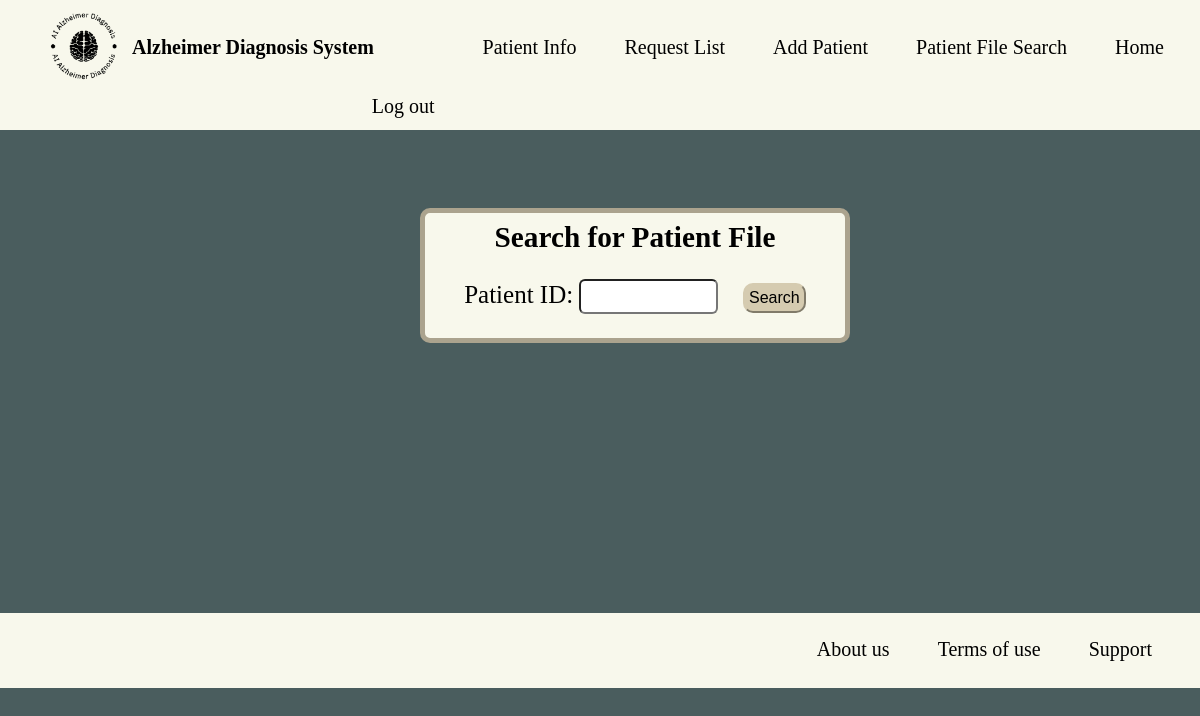
Page /request?patient_id=23 (signed in) on the earlier database version.
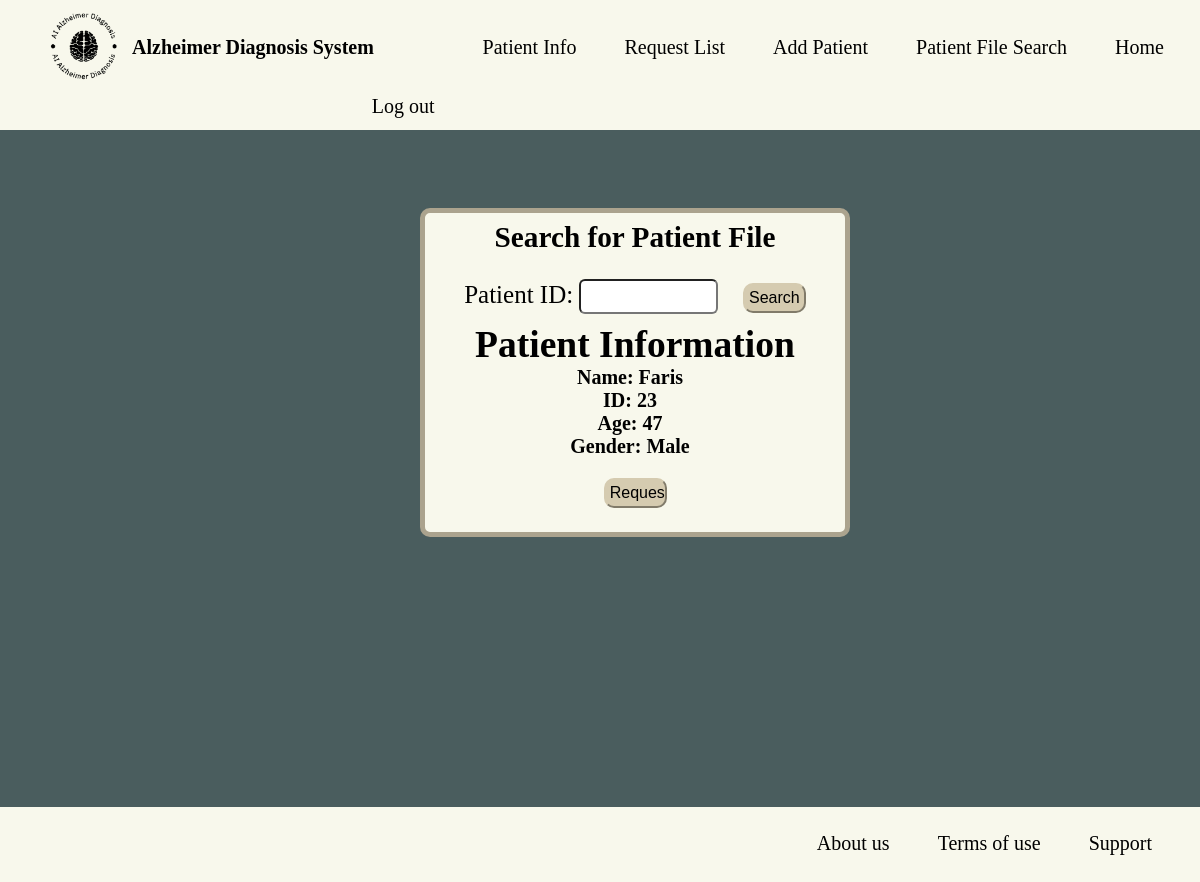
Same page on the later database version.
### gp/models.py (models this page shows, shortened)
class PatientInfo(db.Model):
    __tablename__ = "patient_info"
    id = db.Column(db.Integer, primary_key=True)
    username = db.Column(db.String(32), index=True)
    patient_id = db.Column(db.String(32), unique=True, index=True)
    age = db.Column(db.String(32))
    gender = db.Column(db.String(32))
    patients = db.relationship('Patient', backref='patient_info', lazy=True)
    patient_request = db.relationship('ScanRequest', backref='patient_info', lazy=True)

### gp/patients/views.py (the view, shortened to what this page needs)
@patients.route("/request", methods=["GET", "POST"])
@login_required
def request_scan():
    search_form = RequestSearchForm()
    request_form = RequestForm()
    if search_form.validate_on_submit() and search_form.submit.data:
        patient_info = PatientInfo.query.filter_by(patient_id=search_form.patient_id.data).first()
        if patient_info:
            return redirect(url_for("patients.request_scan", patient_id=patient_info.patient_id))  # Pass patient_id as query parameter
        else:
            flash("No patient found with this ID.", "warning")
    patient_id = request.args.get('patient_id')
    if patient_id:
        patient_info = PatientInfo.query.filter_by(patient_id=patient_id).first()
        return render_template("request_scan.html", search_form=search_form, request_form=request_form, patient_info=patient_info)
    return render_template("request_scan.html", search_form=search_form, request_form=request_form)

### gp/patients/forms.py
class RequestSearchForm(FlaskForm):
    patient_id = StringField("Patient ID: ", validators=[DataRequired()])
    submit = SubmitField('Search')

class RequestForm(FlaskForm):
    submit = SubmitField('Request')

### gp/models.py (called while the page is built)
@login_manager.user_loader
def load_user(user_id):
    return Doctor.query.get(int(user_id))

### gp/templates/request_scan.html (shortened to what this page needs)
{% extends "base.html" %}
{% block content %}
<br>
<div class="rectangleRs">
    <div class="container">
        <div><h3>Search for Patient File</h3></div>
        <form method="POST">
           <div class"patientid"> {{ search_form.patient_id.label }} {{ search_form.patient_id() }}
            &nbsp;&nbsp; {{ search_form.submit() }}</div>
        </form>
        {% if patient_info %}
            <div>
                <h2>Patient Information</h2>
                <p>Name: {{ patient_info.username }}</p>
                <p>ID: {{ patient_info.patient_id }}</p>
                <p>Age: {{ patient_info.age }}</p>
                <p>Gender: {{ patient_info.gender }}</p>
                <form method="POST">
                    {{ request_form.submit() }}
                </form>
            </div>
        {% endif %}
    </div>
</div>
{% endblock %}

Differences in the rows shown:
added PatientInfo: username "Faris", patient_id "23", age "47", gender "Male"
Other differences:
form field submit: (not shown) → "Request"
text now shown: "Patient Information Name: ID: Age: Gender:"
